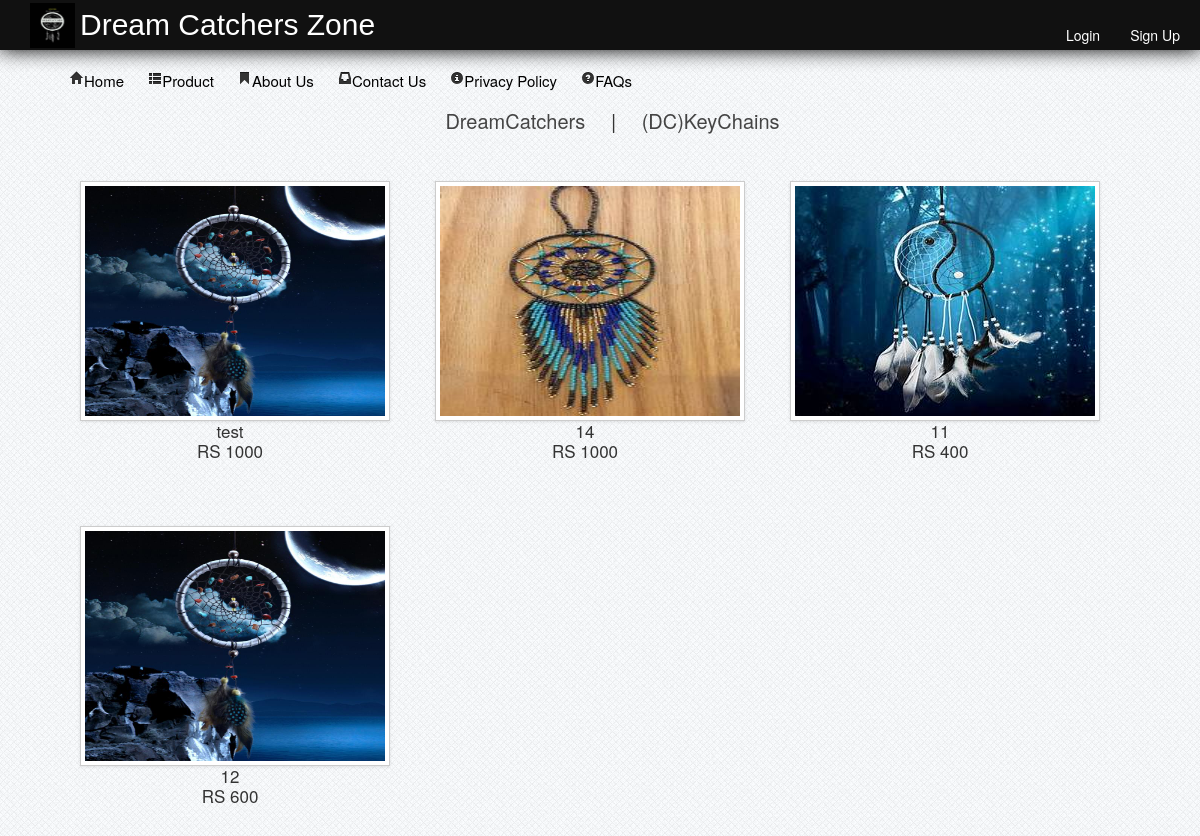
The page /product.php on the database its author committed.
### tables this page shows
CREATE TABLE `product` (
  `product_id` int(11) NOT NULL,
  `product_name` varchar(50) NOT NULL,
  `product_price` varchar(50) NOT NULL,
  `product_image` varchar(500) NOT NULL,
  `category` varchar(250) NOT NULL
);

### product.php (the view, shortened to what this page needs)
<?php
	include("function/customer_signup.php");
?>
<!DOCTYPE html>
<html>
<head>
	<link rel = "stylesheet" type = "text/css" href="css/style.css" media="all">
	<link rel="stylesheet" type="text/css" href="css/bootstrap.css">
</head>
<body>
	<div id="header">
		<img src="img/DClogo.jpg">
		<label>Dream Catchers Zone</label>
			<ul>
				<li><a href="#signup"   data-toggle="modal">Sign Up</a></li>
				<li><a href="#login"   data-toggle="modal">Login</a></li>
			</ul>
	</div>
	<br>
<div id="container">
	<div class="nav">
			 <ul>
				<li><a href="index.php"><i class="icon-home"></i>Home</a></li>
				<li><a href="product.php"><i class="icon-th-list"></i>Product</a>
				<li><a href="aboutus.php"><i class="icon-bookmark"></i>About Us</a></li>
				<li><a href="contactus.php"><i class="icon-inbox"></i>Contact Us</a></li>
				<li><a href="privacy.php"><i class="icon-info-sign"></i>Privacy Policy</a></li>
				<li><a href="faqs.php"><i class="icon-question-sign"></i>FAQs</a></li>
			</ul>
	</div>
	<div class="nav1">
		<ul>
			<li><a href="product.php">DreamCatchers</a></li>
			<li>|</li>
			<li><a href="KeyChain.php">(DC)KeyChains</a></li>
		</ul>
	</div>
	<div id="content">
		<br />
		<br />
		<div id="product">
			<?php
				$query = $conn->query("SELECT *FROM product WHERE category='bigg' ORDER BY product_id DESC") or die (mysqli_error());
					while($fetch = $query->fetch_array())
						{
						$pid = $fetch['product_id'];
						$query1 = $conn->query("SELECT * FROM stock WHERE product_id = '$pid'") or die (mysqli_error());
						$rows = $query1->fetch_array();
						$qty = $rows['qty'];
						if($qty <= 5){
						}else{
							echo "<div class='float'>";
							echo "<center>";
							echo "<a href='details.php?id=".$fetch['product_id']."'><img class='img-polaroid' src='photo/".$fetch['product_image']."' height = '300px' width = '300px'></a>";
							echo "".$fetch['product_name']."";
							echo "<br />";
							echo "RS ".$fetch['product_price']."";
							echo "<br />";
							echo "</center>";
							echo "</div>";
						}
						}
			?>
		</div>
	</div>
		<br />
</div>
	<br />
</body>
</html>

### css/style.css (style rules this page uses)
body { background:url(../images/bg.png) repeat scroll left top #e7ebf2; }
#header { height:50px; width:100%; background-color:#111; color:#fff; text-indent:10px; -webkit-box-shadow:0px 0px 20px 0px black; -moz-box-shadow:0px 0px 20px 0px black; box-shadow:0px 0px 20px 0px black; }
#header img { position:absolute; height:45px; width:45px; margin-left:20px; margin-top:2.5px; }
#header label { position:relative; top:15px; color:#fff; text-indent:80px; font-size:30px; clear:both; font-family:arial; }
#header ul { list-style-type:none; position:relative; }
#header ul li { display:inline; position:relative; float:right; margin-right:20px; }
#header ul li a { text-decoration:none; color:#fff; }
#container { margin:auto; width:1150px; }
#content { top:10px; }
.nav { text-indent:10px; font-size:15px; }
.nav ul li { display:inline; position:relative; }
.nav ul li a { text-decoration:none; color:#000; }
.nav li a { padding:10px; }
.nav1 { font-size:20px; text-decoration:none; text-align:center; }
.nav1 ul li { padding:10px; display:inline; }
.nav1 ul li a { text-decoration:none; color:#444; }
#product { position:relative; width:1150px; height:auto; }
.float { width:300px; height:330px; float:left; margin-left:55px; margin-bottom:15px; font-size:17px; }
.float img { width:300px; height:230px; }

### rows shown on the page
product: product_image (picture), product_name "test", product_price "1000"
product: product_image (picture), product_name "14", product_price "1000"
product: product_image (picture), product_name "11", product_price "400"
product: product_image (picture), product_name "12", product_price "600"
